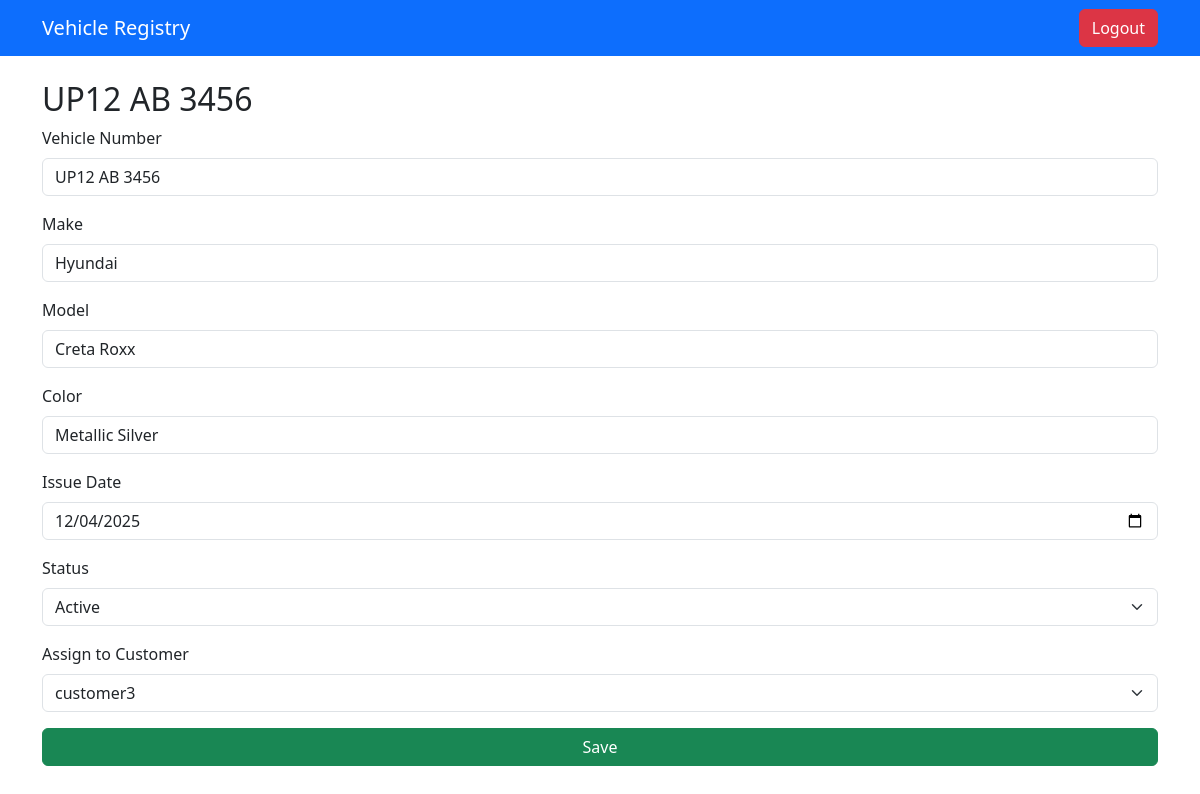
/vehicle/edit/1 (signed in), run on the app's committed database.
### app/models.py (models this page shows)
class Vehicle(db.Model):
    id = db.Column(db.Integer, primary_key=True)
    vehicle_number = db.Column(db.String(50), unique=True, nullable=False)
    make = db.Column(db.String(50))
    model = db.Column(db.String(50))
    color = db.Column(db.String(50))
    issue_date = db.Column(db.Date, default=datetime.utcnow)
    registration_status = db.Column(db.String(20), default='Active')
    owner_id = db.Column(db.Integer, db.ForeignKey('user.id'), nullable=False)
    franchise_id = db.Column(db.Integer, db.ForeignKey('franchise.id'), nullable=False)

### app/routes.py (the view, shortened to what this page needs)
@main.route('/vehicle/edit/<int:id>', methods=['GET', 'POST'])
@login_required
def edit_vehicle(id):
    vehicle = Vehicle.query.get_or_404(id)
    if current_user.role != 'owner':
        flash("Only owners can edit vehicles.")
        return redirect(url_for('main.dashboard'))
    form = VehicleForm(obj=vehicle)
    customers = User.query.filter_by(franchise_id=current_user.franchise_id, role='customer').all()
    form.owner_id.choices = [(c.id, c.username) for c in customers]
    return render_template('vehicle_form.html', form=form)

### app/forms.py
class VehicleForm(FlaskForm):
    vehicle_number = StringField('Vehicle Number', validators=[DataRequired()])
    make = StringField('Make', validators=[DataRequired()])
    model = StringField('Model', validators=[DataRequired()])
    color = StringField('Color', validators=[DataRequired()])
    issue_date = DateField('Issue Date', format='%Y-%m-%d', validators=[DataRequired()])
    registration_status = SelectField('Status', choices=[('Active','Active'), ('Expired','Expired')])
    owner_id = SelectField('Assign to Customer', coerce=int)
    submit = SubmitField('Save')

### app/routes.py (called while the page is built)
@login_manager.user_loader
def load_user(user_id):
    return User.query.get(int(user_id))

### app/templates/vehicle_form.html (shortened to what this page needs)
{% extends 'base.html' %}
{% block content %}
<h2>{{ form.vehicle_number.data or "Add Vehicle" }}</h2>
<form method="POST">
    <div class="mb-3">
        {{ form.vehicle_number.label(class="form-label") }}
        {{ form.vehicle_number(class="form-control") }}
    </div>
    <div class="mb-3">
        {{ form.make.label(class="form-label") }}
        {{ form.make(class="form-control") }}
    </div>
    <div class="mb-3">
        {{ form.model.label(class="form-label") }}
        {{ form.model(class="form-control") }}
    </div>
    <div class="mb-3">
        {{ form.color.label(class="form-label") }}
        {{ form.color(class="form-control") }}
    </div>
    <div class="mb-3">
        {{ form.issue_date.label(class="form-label") }}
        {{ form.issue_date(class="form-control") }}
    </div>
    <div class="mb-3">
        {{ form.registration_status.label(class="form-label") }}
        {{ form.registration_status(class="form-select") }}
    </div>
    <div class="mb-3">
        {{ form.owner_id.label(class="form-label") }}
        {{ form.owner_id(class="form-select") }}
    </div>
    <div class="d-grid">
        {{ form.submit(class="btn btn-success") }}
    </div>
</form>
{% endblock %}

### data on the page
Vehicle: vehicle_number "UP12 AB 3456", make "Hyundai", model "Creta Roxx", color "Metallic Silver", issue_date "12/04/2025", registration_status "Active", owner_id "customer3"
